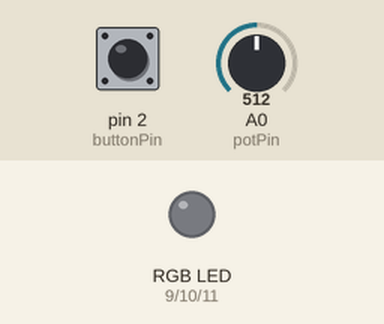
Simulated run of this sketch. Board: Arduino Uno, built with avr-gcc and run on an emulated ATmega328P. Shown: an RGB LED mixed from three pins (HIGH = lit). The inputs (shaded band) are chosen by the test bench; at power-on: pin 2 (buttonPin) HIGH, A0 (potPin) = 512. Dim RGB values are drawn brighter than linear.

Above: at 1.2 s.
1.3 s: pin 2 (buttonPin) pulled LOW for 0.15 s
At 2.0 s:
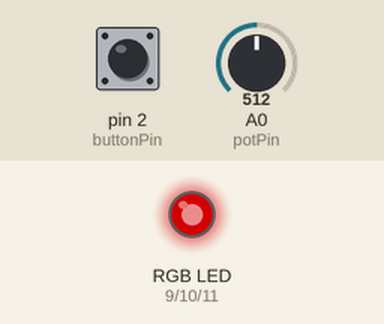
2.9 s: A0 (potPin) set to 716
At 3.8 s:
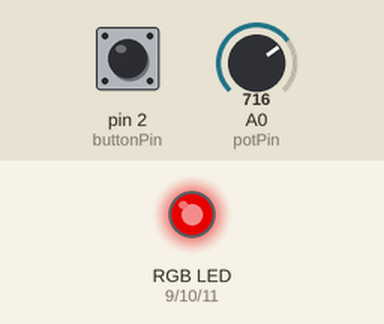
4.4 s: A0 (potPin) set to 900
At 5.0 s:
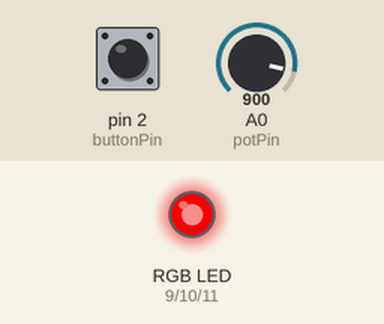
5.9 s: A0 (potPin) set to 122
At 7.1 s:
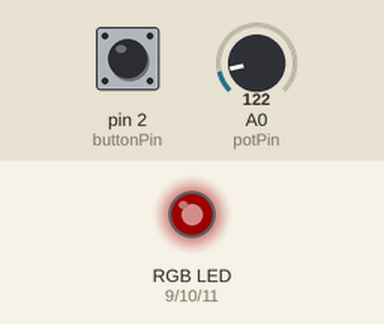
7.4 s: A0 (potPin) set to 511
At 8.4 s:
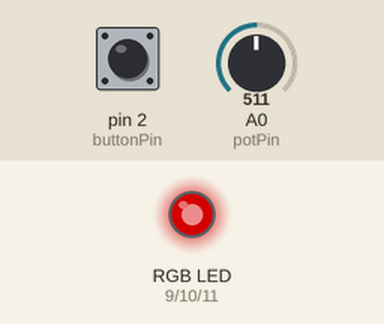
8.9 s: pin 2 (buttonPin) pulled LOW for 1 s
At 10.2 s:
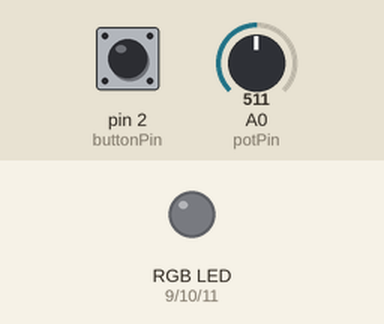
Timing chart, 0 to 11.9 s (numbered marks = the images above; inputs shaded):
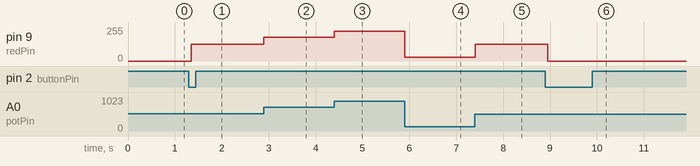

Measured:
- after the input at 1.3 s, pin 9 (redPin): 0/255 → 127/255 after 0.05 s
- after the input at 2.9 s, pin 9 (redPin): 127/255 → 178/255 at once
- after the input at 4.4 s, pin 9 (redPin): 178/255 → 224/255 at once
- after the input at 5.9 s, pin 9 (redPin): 224/255 → 30/255 at once
- after the input at 7.4 s, pin 9 (redPin): 30/255 → 127/255 at once
- after the input at 8.9 s, pin 9 (redPin): 127/255 → 0/255 after 0.05 s

The sketch:

3B.ino
```cpp
const int buttonPin = 2;
const int potPin = A0;
const int redPin = 9;
const int greenPin = 10;
const int bluePin = 11;

bool ledState = false;
bool lastButtonState = HIGH;
int colorState = 0;

void setup() {
  pinMode(buttonPin, INPUT_PULLUP);
  pinMode(redPin, OUTPUT);
  pinMode(greenPin, OUTPUT);
  pinMode(bluePin, OUTPUT);
}

void loop() {

  bool buttonState = digitalRead(buttonPin);


  if (buttonState == LOW && lastButtonState == HIGH) {
    ledState = !ledState;
    delay(50);
  }


  lastButtonState = buttonState;

  if (ledState) {
    int potValue = analogRead(potPin);


    int redValue = 0, greenValue = 0, blueValue = 0;

    if (colorState == 0) {
      redValue = map(potValue, 0, 1023, 0, 255);
    } else if (colorState == 1) {
      greenValue = map(potValue, 0, 1023, 0, 255);
    } else if (colorState == 2) {
      blueValue = map(potValue, 0, 1023, 0, 255);
    }

    analogWrite(redPin, redValue);
    analogWrite(greenPin, greenValue);
    analogWrite(bluePin, blueValue);


    if (buttonState == LOW && lastButtonState == HIGH) {
      colorState = (colorState + 1) % 3;
      delay(50);
    }
  } else {

    analogWrite(redPin, 0);
    analogWrite(greenPin, 0);
    analogWrite(bluePin, 0);
  }
}
```
